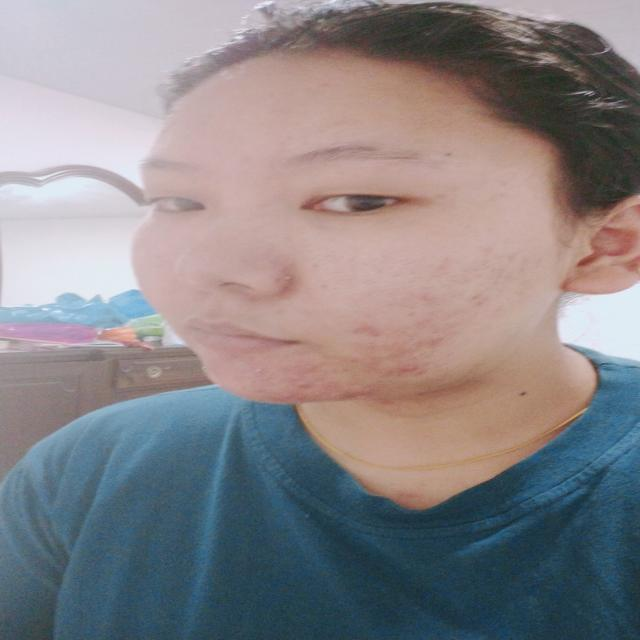
#> input picture Dataset/Acne/10/1-3-_jpg.rf.8c6161cbe86b7439c921fc81486e9cd0.jpg, 640 x 640 px; its folder holds only this picture in this run
$ jupyter execute --allow-errors kent3all.ipynb   (older library calls are emulated)
#> lines starting #> are read from the running program, lines starting #| are printed output that depends on the picture
[cell 1]
import os
import cv2
import numpy as np
from sklearn.model_selection import train_test_split
from sklearn.svm import SVC
from sklearn.metrics import classification_report, accuracy_score
from tensorflow.keras.models import Sequential
from tensorflow.keras.layers import Conv2D, MaxPooling2D, Flatten, Dense, Dropout
from tensorflow.keras.utils import to_categorical
from skimage.feature import local_binary_pattern, hog
from sklearn.ensemble import RandomForestClassifier, StackingClassifier
from xgboost import XGBClassifier
import pickle

[cell 2]
import os
import cv2
import numpy as np
from sklearn.model_selection import train_test_split
from sklearn.svm import SVC
from sklearn.metrics import classification_report, accuracy_score
from tensorflow.keras.models import Sequential
from tensorflow.keras.layers import Conv2D, MaxPooling2D, Flatten, Dense, Dropout
from tensorflow.keras.utils import to_categorical
from skimage.feature import local_binary_pattern, hog
from sklearn.ensemble import RandomForestClassifier, StackingClassifier
from xgboost import XGBClassifier
import pickle

# LBP Feature Extraction
def extract_lbp_features(img, P=8, R=1):
    gray = cv2.cvtColor(img, cv2.COLOR_BGR2GRAY)
    lbp = local_binary_pattern(gray, P=P, R=R, method='uniform')
    hist, _ = np.histogram(lbp, bins=np.arange(0, P+3), range=(0, P+2))
    hist = hist.astype('float')
    hist /= (hist.sum() + 1e-6)  # Normalize
    return hist

# HOG Feature Extraction
def extract_hog_features(img, orientations=9, pixels_per_cell=(8, 8), cells_per_block=(2, 2)):
    gray = cv2.cvtColor(img, cv2.COLOR_BGR2GRAY)
    features, _ = hog(gray, orientations=orientations, pixels_per_cell=pixels_per_cell,
                      cells_per_block=cells_per_block, block_norm='L2-Hys', visualize=True)
    return features

# Color Histogram Feature Extraction
def extract_color_features(img, h_range=(0, 128), s_range=(0, 128), v_range=(0, 128)):
    hsv = cv2.cvtColor(img, cv2.COLOR_BGR2HSV)
    hist_h = cv2.calcHist([hsv], [0], None, [256], h_range)
    hist_s = cv2.calcHist([hsv], [1], None, [256], s_range)
    hist_v = cv2.calcHist([hsv], [2], None, [256], v_range)
    hist_h /= hist_h.sum() + 1e-6
    hist_s /= hist_s.sum() + 1e-6
    hist_v /= hist_v.sum() + 1e-6
    return np.concatenate([hist_h.flatten(), hist_s.flatten(), hist_v.flatten()])

# GLCM Feature Extraction
def extract_glcm_features(img, distances=[5], angles=[0], properties=('contrast', 'dissimilarity', 'homogeneity', 'energy', 'correlation')):
    gray = cv2.cvtColor(img, cv2.COLOR_BGR2GRAY)
    glcm = graycomatrix(gray, distances=distances, angles=angles, levels=256, symmetric=True, normed=True)
    glcm_features = []
    for prop in properties:
        glcm_features.append(graycoprops(glcm, prop).flatten())
    return np.concatenate(glcm_features)

# Combined Feature Extraction
def extract_combined_features(img, h_range=(0, 128), s_range=(0, 128), v_range=(0, 128)):
    lbp_features = extract_lbp_features(img)
    hog_features = extract_hog_features(img)
    color_features = extract_color_features(img, h_range, s_range, v_range)
    glcm_features = extract_glcm_features(img)
    return np.concatenate([lbp_features, hog_features, color_features, glcm_features])

# Example usage with training a model
def train_model_with_combined_features(X_images, y_labels, h_range=(0, 128), s_range=(0, 128), v_range=(0, 128)):
    # Extract features for all images
    X_features = np.array([extract_combined_features(img, h_range, s_range, v_range) for img in X_images])
    # Split into training and validation sets
    X_train, X_val, y_train, y_val = train_test_split(X_features, y_labels, test_size=0.2, random_state=42)
    # Train a classifier (SVC)
    base_models = [
        ('svm', SVC(kernel='linear', probability=True)),
        ('rf', RandomForestClassifier(n_estimators=100, random_state=42))
    ]
    # Meta-model
    meta_model = LogisticRegression(multi_class='multinomial', solver='lbfgs')

    # Stacking Classifier
    stacking_clf = StackingClassifier(estimators=base_models, final_estimator=meta_model, cv=5)
    stacking_clf.fit(X_train, y_train)

    # Evaluate model
    y_pred = stacking_clf.predict(X_val)
    accuracy = accuracy_score(y_val, y_pred)
    print(f"Validation Accuracy (Stacking): {accuracy}")

    return stacking_clf
    # [7 lines of commented-out code are left out]

[cell 3]
def load_data(dataset_path):
#> called with dataset_path = 'Dataset'
    classes = {'Acne': 0, 'Bags': 1, 'Redness': 2}  # Map class names to labels
    X, y = [], []
    for class_name, label in classes.items():
        class_path = os.path.join(dataset_path, class_name)
        if not os.path.exists(class_path):
            print(f"Folder not found: {class_path}")
            continue
        for subfolder in os.listdir(class_path):  # Iterate through subfolders (0-10)
            subfolder_path = os.path.join(class_path, subfolder)
            if os.path.isdir(subfolder_path):
                for img_name in os.listdir(subfolder_path):  # Iterate through images
                    img_path = os.path.join(subfolder_path, img_name)
                    img = cv2.imread(img_path)
#> img is the input picture: shape (640, 640, 3); mean B, G, R 135.2, 132.2, 136.4
                    if img is not None:
                        img = cv2.resize(img, (128, 128))  # Resize images to 128x128
#> img: shape (128, 128, 3)
                        X.append(img)
                        y.append(label)
                    else:
                        print(f"Failed to load image: {img_path}")
#> pass 2 of the loop in load_data, `for class_name, label in classes.items():`:
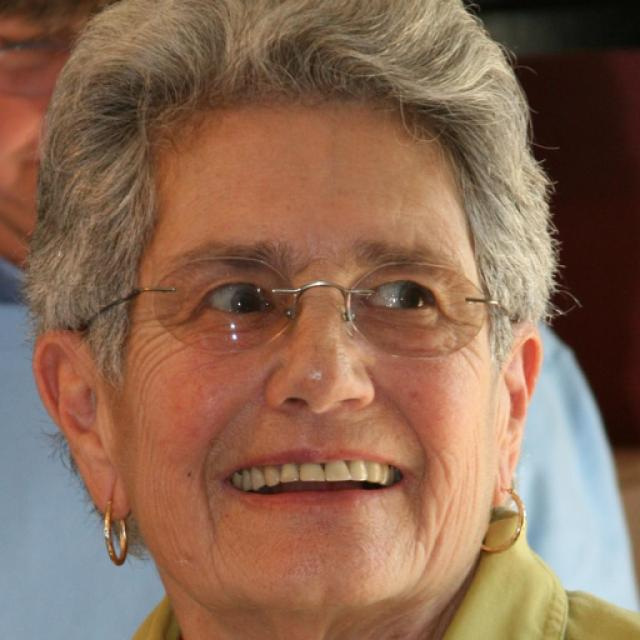
#> input picture Dataset/Bags/20/00569_png_jpg.rf.11c7609c86979a6c6634e5df264ca711.jpg, 640 x 640 px
#> in load_data, img is the input picture: shape (640, 640, 3); mean B, G, R 84.7, 106.1, 139.8
#> in load_data, `img = cv2.resize(img, (128, 128))`:
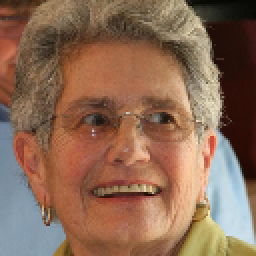
#> img: shape (128, 128, 3) (shown 2 times larger); mean B, G, R 84.7, 106, 139.8
    print(f"Loaded {len(X)} images from {len(classes)} classes.")
#| Loaded 2 images from 3 classes.
    return np.array(X), np.array(y)

[cell 4]
dataset_path = 'Dataset'
X, y = load_data(dataset_path)
#> y = [0, 1]

#> (a cell that did not finish here is left out)

#> in extract_color_features, `hsv = cv2.cvtColor(img, cv2.COLOR_BGR2HSV)`: hsv: shape (128, 128, 3); mean H, S, V 65.6, 70.5, 153.6
#> in extract_color_features, `hist_h = cv2.calcHist([hsv], [0], None, [256], h_range)`: hist_h = 256 values, max 1588 at index 202, min 0 at index 1, mean 54.91
#> in extract_color_features, `hist_s = cv2.calcHist([hsv], [1], None, [256], s_range)`: hist_s = 256 values, max 464 at index 26, min 0 at index 1, mean 53.39
#> in extract_color_features, `hist_v = cv2.calcHist([hsv], [2], None, [256], v_range)`: hist_v = 256 values, max 132 at index 150, min 0 at index 0, mean 21.76
#> in extract_color_features, `hist_h /= hist_h.sum() + 1e-6`: hist_h = 256 values, max 0.113 at index 202, min 0 at index 1, mean 0.00391
#> in extract_color_features, `hist_s /= hist_s.sum() + 1e-6`: hist_s = 256 values, max 0.0339 at index 26, min 0 at index 1, mean 0.00391
#> in extract_color_features, `hist_v /= hist_v.sum() + 1e-6`: hist_v = 256 values, max 0.0237 at index 150, min 0 at index 0, mean 0.00391
#> in extract_combined_features, `color_features = extract_color_features(img, h_range, s_range, v_range)`: color_features = 768 values, max 0.113 at index 202, min 0 at index 1, mean 0.00391
#> in extract_glcm_features, `gray = cv2.cvtColor(img, cv2.COLOR_BGR2GRAY)`:
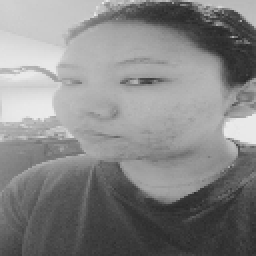
#> gray: shape (128, 128) (shown 2 times larger); min 39, max 236, mean 133.8

# REQUESTAN CANA

[cell 6]
import cv2
import numpy as np
from skimage.feature import hog, local_binary_pattern, graycomatrix, graycoprops
from sklearn.model_selection import train_test_split
from sklearn.svm import SVC
from sklearn.metrics import accuracy_score
from sklearn.linear_model import LogisticRegression

# LBP Feature Extraction
def extract_lbp_features2(img, P=8, R=1):
    gray = cv2.cvtColor(img, cv2.COLOR_BGR2GRAY)
    lbp = local_binary_pattern(gray, P=P, R=R, method='uniform')
    hist, _ = np.histogram(lbp, bins=np.arange(0, P+3), range=(0, P+2))
    hist = hist.astype('float')
    hist /= (hist.sum() + 1e-6)  # Normalize
    return hist

# HOG Feature Extraction
def extract_hog_features2(img, orientations=9, pixels_per_cell=(8, 8), cells_per_block=(2, 2)):
    gray = cv2.cvtColor(img, cv2.COLOR_BGR2GRAY)
    features, _ = hog(gray, orientations=orientations, pixels_per_cell=pixels_per_cell,
                      cells_per_block=cells_per_block, block_norm='L2-Hys', visualize=True)
    return features

# Color Histogram Feature Extraction
def extract_color_features2(img, h_range=(0, 128), s_range=(100, 150), v_range=(0, 128)):
    hsv = cv2.cvtColor(img, cv2.COLOR_BGR2HSV)
    hist_h = cv2.calcHist([hsv], [0], None, [256], h_range)
    hist_s = cv2.calcHist([hsv], [1], None, [256], s_range)
    hist_v = cv2.calcHist([hsv], [2], None, [256], v_range)
    hist_h /= hist_h.sum() + 1e-6
    hist_s /= hist_s.sum() + 1e-6
    hist_v /= hist_v.sum() + 1e-6
    return np.concatenate([hist_h.flatten(), hist_s.flatten(), hist_v.flatten()])

# GLCM Feature Extraction
def extract_glcm_features2(img, distances=[5], angles=[0], properties=('contrast', 'dissimilarity', 'homogeneity', 'energy', 'correlation')):
    gray = cv2.cvtColor(img, cv2.COLOR_BGR2GRAY)
    glcm = graycomatrix(gray, distances=distances, angles=angles, levels=256, symmetric=True, normed=True)
    glcm_features = []
    for prop in properties:
        glcm_features.append(graycoprops(glcm, prop).flatten())
    return np.concatenate(glcm_features)

# Combined Feature Extraction
def extract_combined_features2(img, h_range=(0, 128), s_range=(100, 150), v_range=(0, 128)):
    lbp_features = extract_lbp_features2(img)
    hog_features = extract_hog_features2(img)
    color_features = extract_color_features2(img, h_range, s_range, v_range)
    # glcm_features = extract_glcm_features(img)
    return np.concatenate([lbp_features, hog_features, color_features])

# Example usage with training a model
def train_model_with_combined_features2(X_images, y_labels, h_range=(0, 128), s_range=(100, 150), v_range=(0, 128)):
    # Extract features for all images
    X_features1 = np.array([extract_combined_features(img, h_range, s_range, v_range) for img in X_images])
    X_features2 = np.array([extract_glcm_features2(img) for img in X_images])
    # Split into training and validation sets
    X_train, X_val, y_train, y_val = train_test_split(X_features1, y_labels, test_size=0.2, random_state=42)
    X2_train, X2_val, y2_train, y2_val = train_test_split(X_features2, y_labels, test_size=0.2, random_state=42)
    # Train a classifier (SVC)
    base_models = [
        ('svm', SVC(kernel='linear', probability=True)),
        ('rf', RandomForestClassifier(n_estimators=100, random_state=42)),
        ('xgb', XGBClassifier(use_label_encoder=False, eval_metric='mlogloss', random_state=42))
    ]
    # Meta-model
    meta_model = LogisticRegression(multi_class='multinomial', solver='lbfgs')

    # Stacking Classifier
    stacking_clf = StackingClassifier(estimators=base_models, final_estimator=meta_model, cv=5)
    stacking_clf2 = StackingClassifier(estimators=base_models, final_estimator=meta_model, cv=5)
    stacking_clf.fit(X_train, y_train)
    stacking_clf2.fit(X2_train, y2_train)

    # Evaluate model
    y2_pred = stacking_clf2.predict(X2_val)
    y_pred = stacking_clf.predict(X_val)
    accuracy = accuracy_score(y_val, y_pred)
    accuracy2 = accuracy_score(y2_val, y2_pred)
    print(f"Validation Accuracy Gabung semua: {accuracy}")
    print(f"Validation Accuracy GLCM Only: {accuracy2}")

    return stacking_clf

def train_model_with_combined_features3():
    global X_train, y_train, X_val, y_val
    global X2_train, y2_train, X2_val, y2_val
    base_models = [
        ('svm', SVC(kernel='linear', probability=True)),
        ('rf', RandomForestClassifier(n_estimators=100, random_state=42)),
        ('xgb', XGBClassifier(use_label_encoder=False, eval_metric='mlogloss', random_state=42))
    ]
    # Meta-model
    meta_model = LogisticRegression(multi_class='multinomial', solver='lbfgs')

    # Stacking Classifier
    stacking_clf = StackingClassifier(estimators=base_models, final_estimator=meta_model, cv=5)
    stacking_clf2 = StackingClassifier(estimators=base_models, final_estimator=meta_model, cv=5)
    stacking_clf.fit(X_train, y_train)
    stacking_clf2.fit(X2_train, y2_train)

    # Evaluate model
    y2_pred = stacking_clf2.predict(X2_val)
    y_pred = stacking_clf.predict(X_val)
    accuracy = accuracy_score(y_val, y_pred)
    accuracy2 = accuracy_score(y2_val, y2_pred)
    print(f"Validation Accuracy Gabung semua: {accuracy}")
    print(f"Validation Accuracy GLCM Only: {accuracy2}")

    return stacking_clf

[cell 7]
X_features1 = np.array([extract_combined_features2(img) for img in X])
#> in extract_lbp_features2, `lbp = local_binary_pattern(gray, P=P, R=R, method='uniform')`:
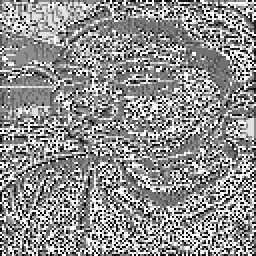
#> lbp: shape (128, 128) float64 (shown 2 times larger); min 0, max 9, mean 5.07; drawn with min black and max white
#> in extract_lbp_features2, `hist, _ = np.histogram(lbp, bins=np.arange(0, P+3), range=(0, P+2))`: hist = [1074, 1262, 785, 1567, 2507, 2260, 1116, 1497, 1849, 2467]
#> in extract_lbp_features2, `hist /= (hist.sum() + 1e-6)`: hist = [0.0656, 0.077, 0.0479, 0.0956, 0.153, 0.138, 0.0681, 0.0914, 0.113, 0.151]
#> in extract_combined_features2, `lbp_features = extract_lbp_features2(img)`: lbp_features has the same summary as hist in extract_lbp_features2
#> in extract_hog_features2, `features, _ = hog(gray, orientations=orientations, pixels_per_cell=pix..`: features = 8100 values, max 0.589 at index 5712, min 0 at index 17, mean 0.13
#> in extract_combined_features2, `hog_features = extract_hog_features2(img)`: hog_features has the same summary as features in extract_hog_features2
#> in extract_color_features2, `hist_h = cv2.calcHist([hsv], [0], None, [256], h_range)`: hist_h = 256 values, max 1588 at index 202, min 0 at index 1, mean 54.91
#> in extract_color_features2, `hist_s = cv2.calcHist([hsv], [1], None, [256], s_range)`: hist_s = 256 values, max 120 at index 148, min 0 at index 1, mean 15.46
#> in extract_color_features2, `hist_v = cv2.calcHist([hsv], [2], None, [256], v_range)`: hist_v = 256 values, max 132 at index 150, min 0 at index 0, mean 21.76
#> in extract_color_features2, `hist_h /= hist_h.sum() + 1e-6`: hist_h = 256 values, max 0.113 at index 202, min 0 at index 1, mean 0.00391
#> in extract_color_features2, `hist_s /= hist_s.sum() + 1e-6`: hist_s = 256 values, max 0.0303 at index 148, min 0 at index 1, mean 0.00391
#> in extract_color_features2, `hist_v /= hist_v.sum() + 1e-6`: hist_v = 256 values, max 0.0237 at index 150, min 0 at index 0, mean 0.00391
#> call 2 of extract_lbp_features2, with P = 8, R = 1
#> in extract_lbp_features2 (call 2), `gray = cv2.cvtColor(img, cv2.COLOR_BGR2GRAY)`:
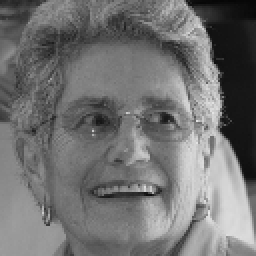
#> gray: shape (128, 128) (shown 2 times larger); min 6, max 233, mean 113.7
#> in extract_lbp_features2 (call 2), `lbp = local_binary_pattern(gray, P=P, R=R, method='uniform')`:
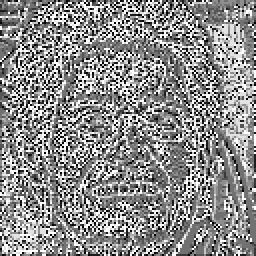
#> lbp: shape (128, 128) float64 (shown 2 times larger); min 0, max 9, mean 4.98; drawn with min black and max white
#> in extract_lbp_features2 (call 2), `hist, _ = np.histogram(lbp, bins=np.arange(0, P+3), range=(0, P+2))`: hist = [1240, 1324, 870, 1618, 2535, 1957, 1059, 1403, 1879, 2499]
#> in extract_lbp_features2 (call 2), `hist /= (hist.sum() + 1e-6)`: hist = [0.0757, 0.0808, 0.0531, 0.0988, 0.155, 0.119, 0.0646, 0.0856, 0.115, 0.153]
#> in extract_color_features2 (call 2), `hsv = cv2.cvtColor(img, cv2.COLOR_BGR2HSV)`: hsv: shape (128, 128, 3); mean H, S, V 23.4, 120.1, 143.9
X_features2 = np.array([extract_glcm_features2(img) for img in X])
#> after the loop in extract_glcm_features2, `for prop in properties:`: glcm_features = [[378.8], [11.22], [0.166], [0.0186], [0.936]]
#> the loop in extract_glcm_features2 (call 2), `for prop in properties:` made 5 passes
#> prop on passes 1 to 5: 'contrast', 'dissimilarity', 'homogeneity', 'energy', 'correlation'
#> X_features2 = [[378.8, 11.22, 0.166, 0.0186, 0.936], [1364, 22.93, 0.0956, 0.0151, 0.698]]
# Split into training and validation sets
X_train, X_val, y_train, y_val = train_test_split(X_features1, y, test_size=0.2, random_state=42)
#> y_train = [0]; y_val = [1]
X2_train, X2_val, y2_train, y2_val = train_test_split(X_features2, y, test_size=0.2, random_state=42)
#> X2_train = [[378.8, 11.22, 0.166, 0.0186, 0.936]]; X2_val = [[1364, 22.93, 0.0956, 0.0151, 0.698]]; y2_train = [0]; y2_val = [1]
# Train a classifier (SVC)

#> (a cell that did not finish here is left out)

[cell 9]
file = open('modelCombinedSemua2.pkl', 'wb')
#> (the rest of this cell did not finish here and is left out)

[cell 10]
import os
import cv2
import numpy as np
from sklearn.model_selection import train_test_split
from sklearn.svm import SVC
from sklearn.metrics import classification_report, accuracy_score
from tensorflow.keras.models import Sequential
from tensorflow.keras.layers import Conv2D, MaxPooling2D, Flatten, Dense, Dropout
from tensorflow.keras.utils import to_categorical
from skimage.feature import local_binary_pattern, hog
from sklearn.ensemble import RandomForestClassifier, StackingClassifier
from xgboost import XGBClassifier
import pickle

# LBP Feature Extraction
def extract_lbp_features(img, P=8, R=1):
    gray = cv2.cvtColor(img, cv2.COLOR_BGR2GRAY)
    lbp = local_binary_pattern(gray, P=P, R=R, method='uniform')
    hist, _ = np.histogram(lbp, bins=np.arange(0, P+3), range=(0, P+2))
    hist = hist.astype('float')
    hist /= (hist.sum() + 1e-6)  # Normalize
    return hist

# HOG Feature Extraction
def extract_hog_features(img, orientations=9, pixels_per_cell=(8, 8), cells_per_block=(2, 2)):
    gray = cv2.cvtColor(img, cv2.COLOR_BGR2GRAY)
    features, _ = hog(gray, orientations=orientations, pixels_per_cell=pixels_per_cell, cells_per_block=cells_per_block, block_norm='L2-Hys', visualize=True)
    return features

# Color Histogram Feature Extraction
def extract_color_features(img, h_range=(0, 128), s_range=(100, 150), v_range=(0, 128)):
    hsv = cv2.cvtColor(img, cv2.COLOR_BGR2HSV)
    hist_h = cv2.calcHist([hsv], [0], None, [256], h_range)
    hist_s = cv2.calcHist([hsv], [1], None, [256], s_range)
    hist_v = cv2.calcHist([hsv], [2], None, [256], v_range)
    hist_h /= hist_h.sum() + 1e-6
    hist_s /= hist_s.sum() + 1e-6
    hist_v /= hist_v.sum() + 1e-6
    return np.concatenate([hist_h.flatten(), hist_s.flatten(), hist_v.flatten()])

# GLCM Feature Extraction
def extract_glcm_features(img, distances=[5], angles=[0], properties=('contrast', 'dissimilarity', 'homogeneity', 'energy', 'correlation')):
    gray = cv2.cvtColor(img, cv2.COLOR_BGR2GRAY)
    glcm = graycomatrix(gray, distances=distances, angles=angles, levels=256, symmetric=True, normed=True)
    glcm_features = []
    for prop in properties:
        glcm_features.append(graycoprops(glcm, prop).flatten())
    return np.concatenate(glcm_features)

# Combined Feature Extraction
def extract_combined_features(img, h_range=(0, 128), s_range=(100, 150), v_range=(0, 128)):
    lbp_features = extract_lbp_features(img)
    hog_features = extract_hog_features(img)
    color_features = extract_color_features(img, h_range, s_range, v_range)
    # glcm_features = extract_glcm_features(img)
    return np.concatenate([lbp_features, hog_features, color_features])

# Example usage with training a model
def train_model_with_combined_features(X_images, y_labels, h_range=(0, 128), s_range=(100, 150), v_range=(0, 128)):
    # Extract features for all images
    X_features1 = np.array([extract_combined_features(img, h_range, s_range, v_range) for img in X_images])
    X_features2 = np.array([extract_glcm_features(img) for img in X_images])
    # Split into training and validation sets
    X_train, X_val, y_train, y_val = train_test_split(X_features1, y_labels, test_size=0.2, random_state=42)
    X2_train, X2_val, y2_train, y2_val = train_test_split(X_features2, y_labels, test_size=0.2, random_state=42)
    # Train a classifier (SVC)
    base_models = [
        ('svm', SVC(kernel='linear', probability=True)),
        ('rf', RandomForestClassifier(n_estimators=100, random_state=42)),
        ('xgb', XGBClassifier(use_label_encoder=False, eval_metric='mlogloss', random_state=42))
    ]
    # Meta-model
    meta_model = LogisticRegression(multi_class='multinomial', solver='lbfgs')

    # Stacking Classifier
    stacking_clf = StackingClassifier(estimators=base_models, final_estimator=meta_model, cv=5)
    stacking_clf2 = StackingClassifier(estimators=base_models, final_estimator=meta_model, cv=5)
    stacking_clf.fit(X_train, y_train)
    stacking_clf2.fit(X2_train, y2_train)

    # Evaluate model
    y2_pred = stacking_clf2.predict(X2_val)
    y_pred = stacking_clf.predict(X_val)
    accuracy = accuracy_score(y_val, y_pred)
    accuracy2 = accuracy_score(y2_val, y2_pred)
    print(f"Validation Accuracy Gabung semua: {accuracy}")
    print(f"Validation Accuracy GLCM Only: {accuracy2}")

    return stacking_clf

#> (the rest of this cell did not finish here and is left out)

#> in extract_color_features, `hist_h = cv2.calcHist([hsv], [0], None, [256], h_range)`: hist_h = 256 values, max 1588 at index 202, min 0 at index 1, mean 54.91
#> in extract_color_features, `hist_s = cv2.calcHist([hsv], [1], None, [256], s_range)`: hist_s = 256 values, max 120 at index 148, min 0 at index 1, mean 15.46
#> in extract_color_features, `hist_v = cv2.calcHist([hsv], [2], None, [256], v_range)`: hist_v = 256 values, max 132 at index 150, min 0 at index 0, mean 21.76
#> in extract_color_features, `hist_h /= hist_h.sum() + 1e-6`: hist_h = 256 values, max 0.113 at index 202, min 0 at index 1, mean 0.00391
#> in extract_color_features, `hist_s /= hist_s.sum() + 1e-6`: hist_s = 256 values, max 0.0303 at index 148, min 0 at index 1, mean 0.00391
#> in extract_color_features, `hist_v /= hist_v.sum() + 1e-6`: hist_v = 256 values, max 0.0237 at index 150, min 0 at index 0, mean 0.00391
#> in train_model_with_combined_features, `X_train, X_val, y_train, y_val = train_test_split(X_features1, y_label..`: y_train = [0]; y_val = [1]
#> in train_model_with_combined_features, `X2_train, X2_val, y2_train, y2_val = train_test_split(X_features2, y_l..`: X2_train = [[378.8, 11.22, 0.166, 0.0186, 0.936]]; X2_val = [[1364, 22.93, 0.0956, 0.0151, 0.698]]; y2_train = [0]; y2_val = [1]
